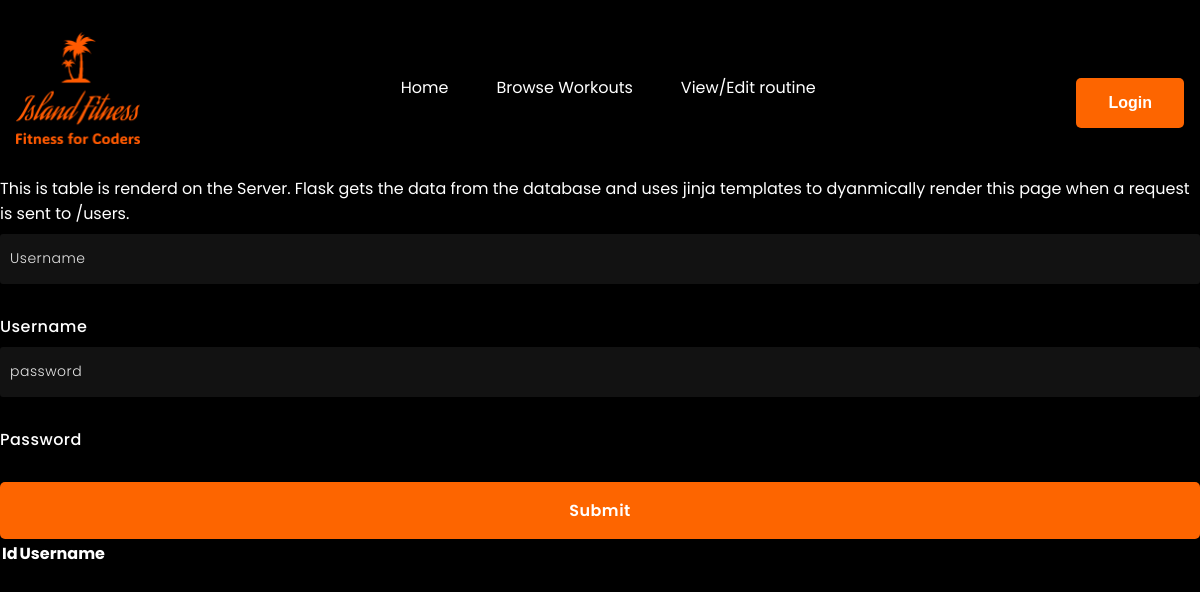
/users, run on an earlier commit of the app's database.
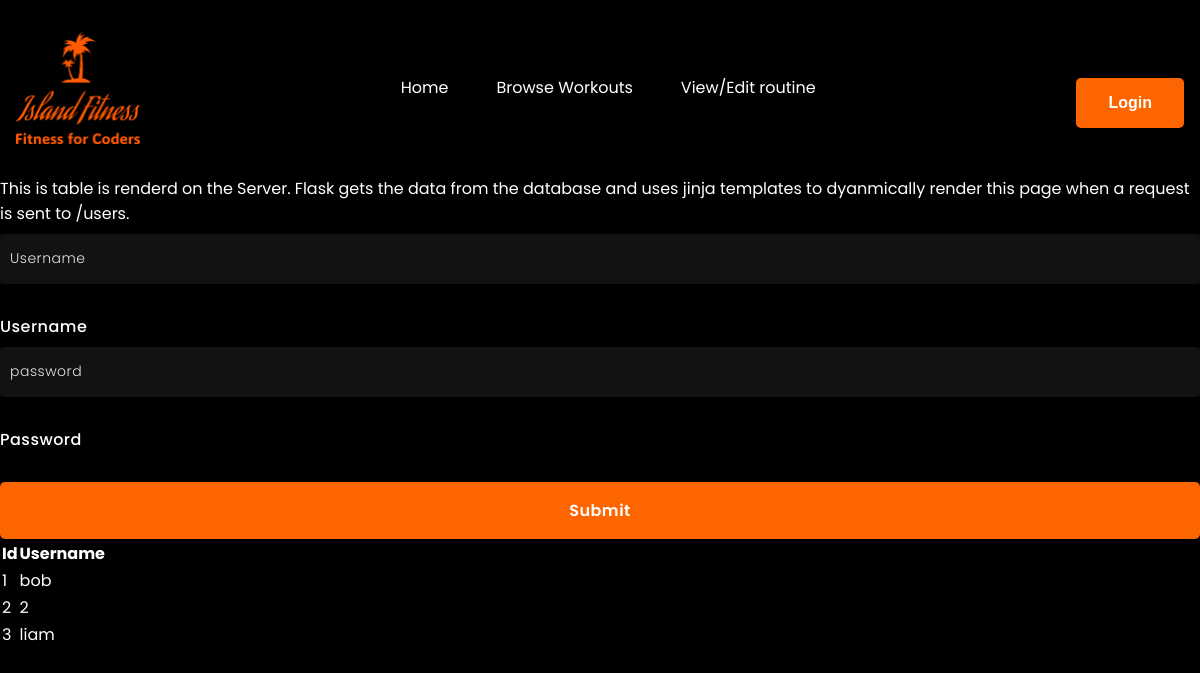
And on a later commit of the database.
### models.py (models this page shows, shortened)
class User(db.Model):
    id = db.Column(db.Integer, primary_key=True)
    username =  db.Column(db.String, nullable=False, unique=True)
    password = db.Column(db.String(120), nullable=False)
    workouts = db.relationship('Workout', backref='user', lazy=True, foreign_keys='Workout.user_id')

### main.py (the view)
@app.route('/users', methods=['GET'])
def get_user_page():
    users = get_all_users()
    return render_template('users.html', users=users)

### main.py (called while the page is built)
def add_auth_context(app):
  @app.context_processor
  def inject_user():
      try:
          verify_jwt_in_request()
          user_id = get_jwt_identity()
          current_user = User.query.get(user_id)
          is_authenticated = True
      except Exception as e:
          print(e)
          is_authenticated = False
          current_user = None
      return dict(is_authenticated=is_authenticated, current_user=current_user)

def get_all_users():
    return User.query.all()

### templates/users.html (shortened to what this page needs)
{% extends "layout.html" %}
{% block content %}
    <div class="row">
        <p>
            This is table is renderd on the Server. Flask gets the data from the database and uses jinja templates to dyanmically render this page when a request is sent to <a href="/users">/users</a>.
        </p>
    </div>
    <div class="row">
      <form class="col s12" method="POST" action="/users">
        <div class="row">
          <div class="input-field col s6">
            <input placeholder="Username" name="username" type="text" class="validate">
            <label for="username">Username</label>
          </div>
          <div class="input-field col s6">
            <input placeholder="password" name="password" type="password" class="validate">
            <label for="password">Password</label>
          </div>
        </div>
        <div class="row">
          <div class="input-field col s12">
            <button class="btn waves-effect waves-light right purple" type="submit" name="action">Submit</button>
          </div>
        </div>
      </form>
    </div>
    <div class="row">
      <table>
        <thead>
          <tr>
            <th>Id</th><th>Username</th>
          </tr>
        </thead>
        <tbody>
          {% for user in users %}
            <tr>
                <td>{{user.id}}</td>
                <td>{{user.username}}</td>
            </tr>
          {% endfor %}
      </table>
    </div>
{% endblock %}

### templates/layout.html (shortened to what this page needs)
<!doctype html>
<html>
  <head>
    <link rel="stylesheet" href="/static/style.css">
    <link
      href="https://cdn.jsdelivr.net/npm/remixicon@3.4.0/fonts/remixicon.css"
      rel="stylesheet"
    />
  </head>
  <body>
      <nav class="navbar" style="z-index: 1; background-color: black;" >
        <div class="nav__logo">
          <a href="/home"><img src="/static/images/island-fitness-logo.png" alt="logo" /></a>
        </div>
        <ul class="nav__links">
          <li class="link"><a class="linka" href="/home">Home</a></li>
          <li class="link"><a class="linka" href="/browseExercises_page">Browse Workouts</a></li>
          <li class = "link"><a class="linka" href = "/manageWorkouts_page">View/Edit routine</a></li>
        </ul>
        <div>
        {% if is_authenticated %}
          <a href="/logout">
            <button class="btn">Logout</button>
          </a>
        {% else %}
            <a href="/">
              <button class="btn">Login</button>
            </a>
        {% endif %}
      </div>
      </nav>
    <div class="container" id="content">{% block content %}{% endblock %}</div>
  </body>
</html>

### static/style.css (style rules this page uses)
:root { --primary-color: #111317; --primary-color-light: #1f2125; --primary-color-extra-light: #35373b; --secondary-color: #fd6500; --secondary-color-dark: #fa6400; --text-light: #d1d5db; --white: #ffffff; --max-width: 1200px; }
* { padding: 0; margin: 0; box-sizing: border-box; color: var(--white) }
.btn { padding: 1rem 2rem; outline: none; border: none; font-size: 1rem; color: var(--white); background-color: var(--secondary-color); border-radius: 5px; cursor: pointer; transition: 0.3s; }
img { width: 100%; display: flex; }
a { text-decoration: none; }
body { font-family: "Poppins", sans-serif; background-color: var(--primary-color); }
nav { margin: auto; padding: 2rem 1rem; display: flex; align-items: center; justify-content: space-between; gap: 2rem; }
.nav__logo { max-width: 124px; }
.nav__links { list-style: none; display: flex; align-items: center; gap: 3rem; }
.link a { position: relative; padding-bottom: 0.75rem; color: var(--white); }
.link a::after { content: ""; position: absolute; height: 2px; width: 0; left: 0; bottom: 0; background-color: var(--secondary-color); transition: 0.3s; }
:after { padding: 0; margin: 0; box-sizing: border-box; }
body { background-color: #000000; }
form * { font-family: 'Poppins',sans-serif; color: #ffffff; letter-spacing: 0.5px; outline: none; border: none; }
label { display: block; margin-top: 30px; font-size: 16px; font-weight: 500; }
input { display: block; height: 50px; width: 100%; background-color: rgba(255,255,255,0.07); border-radius: 3px; padding: 0 10px; margin-top: 8px; font-size: 14px; font-weight: 300; }
::placeholder { color: #e5e5e5; }
button { margin-top: 30px; width: 100%; background-color: var(--secondary-color); color: #080710; padding: 15px 0; font-size: 18px; font-weight: 600; border-radius: 5px; cursor: pointer; }

What changed in the data, as far as the page shows it:
added User: id "1", username "bob"
added User: id "2", username "2"
added User: id "3", username "liam"
